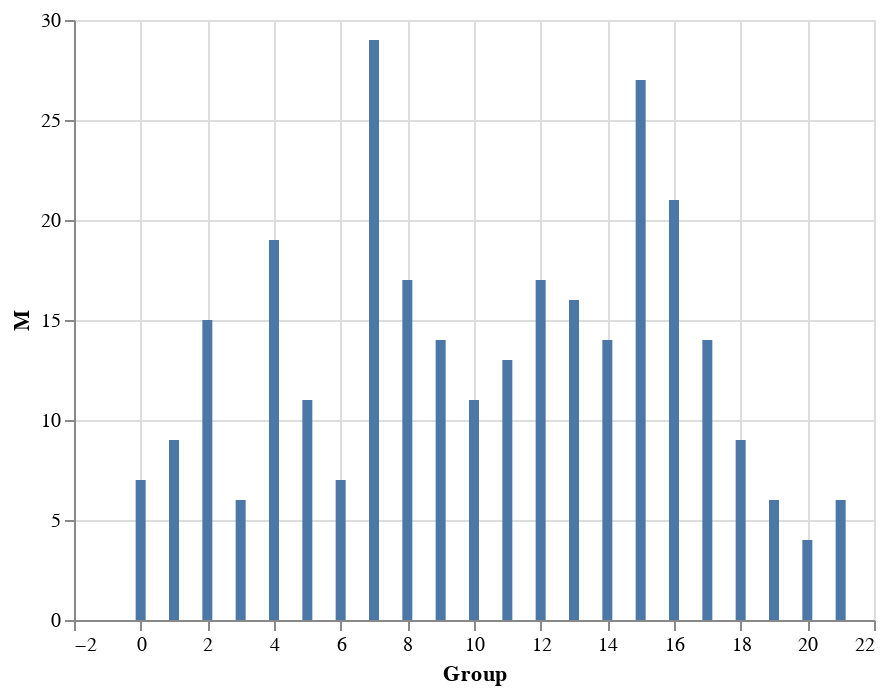

The code cell stored with this chart in its notebook:
### Code cell
alt.Chart(df2).mark_bar().encode(
    y = 'M',
    x = 'Group',
)

### Figure 1 — Vega-Lite specification as saved in the notebook (floating-point values rounded to 4 significant figures)
{"config": {"view": {"continuousWidth": 400, "continuousHeight": 300}}, "data": {"name": "data-2395c03dae1279aff423646e3042b61d"}, "mark": "bar", "encoding": {"x": {"type": "quantitative", "field": "Group"}, "y": {"type": "quantitative", "field": "M"}}, "$schema": "https://vega.github.io/schema/vega-lite/v4.8.1.json", "datasets": {"data-2395c03dae1279aff423646e3042b61d": [{"M": 7.0, "W": 0.0, "pctM": 1.0, "pctW": 0.0, "Group": 0}, {"M": 9.0, "W": 0.0, "pctM": 1.0, "pctW": 0.0, "Group": 1}, {"M": 15.0, "W": 0.0, "pctM": 1.0, "pctW": 0.0, "Group": 2}, {"M": 6.0, "W": 0.0, "pctM": 1.0, "pctW": 0.0, "Group": 3}, {"M": 19.0, "W": 0.0, "pctM": 1.0, "pctW": 0.0, "Group": 4}, {"M": 11.0, "W": 0.0, "pctM": 1.0, "pctW": 0.0, "Group": 5}, {"M": 7.0, "W": 0.0, "pctM": 1.0, "pctW": 0.0, "Group": 6}, {"M": 29.0, "W": 6.0, "pctM": 0.8286, "pctW": 0.1714, "Group": 7}, {"M": 17.0, "W": 2.0, "pctM": 0.8947, "pctW": 0.1053, "Group": 8}, {"M": 14.0, "W": 3.0, "pctM": 0.8235, "pctW": 0.1765, "Group": 9}, {"M": 11.0, "W": 2.0, "pctM": 0.8462, "pctW": 0.1538, "Group": 10}, {"M": 13.0, "W": 2.0, "pctM": 0.8667, "pctW": 0.1333, "Group": 11}, {"M": 17.0, "W": 5.0, "pctM": 0.7727, "pctW": 0.2273, "Group": 12}, {"M": 16.0, "W": 3.0, "pctM": 0.8421, "pctW": 0.1579, "Group": 13}, {"M": 14.0, "W": 5.0, "pctM": 0.7368, "pctW": 0.2632, "Group": 14}, {"M": 27.0, "W": 8.0, "pctM": 0.7714, "pctW": 0.2286, "Group": 15}, {"M": 21.0, "W": 4.0, "pctM": 0.84, "pctW": 0.16, "Group": 16}, {"M": 14.0, "W": 3.0, "pctM": 0.8235, "pctW": 0.1765, "Group": 17}, {"M": 9.0, "W": 2.0, "pctM": 0.8182, "pctW": 0.1818, "Group": 18}, {"M": 6.0, "W": 3.0, "pctM": 0.6667, "pctW": 0.3333, "Group": 19}, {"M": 4.0, "W": 4.0, "pctM": 0.5, "pctW": 0.5, "Group": 20}, {"M": 6.0, "W": 6.0, "pctM": 0.5, "pctW": 0.5, "Group": 21}]}}
